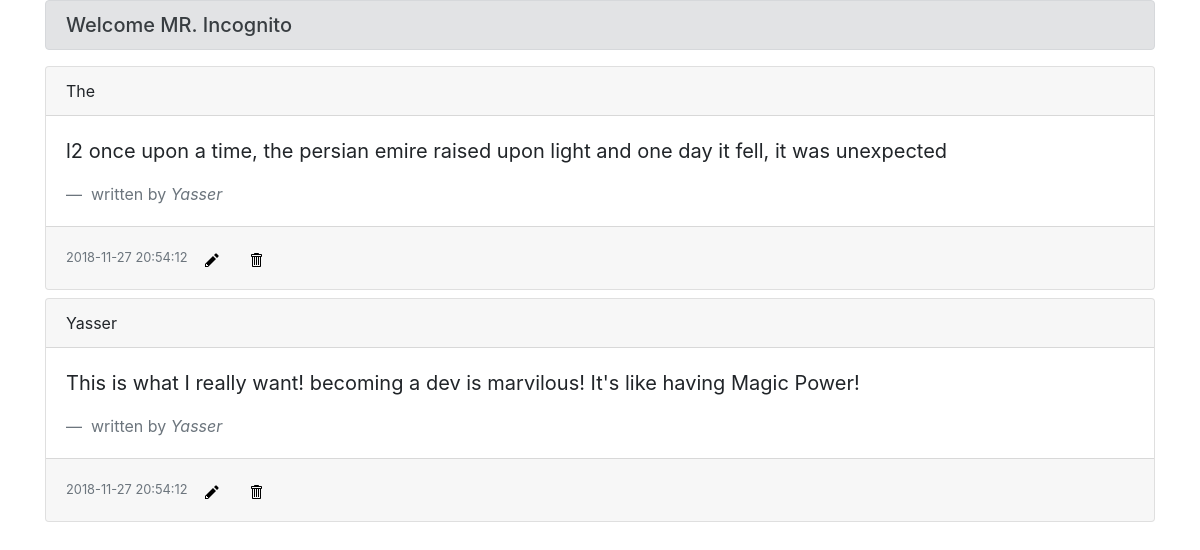
The app's page /blogs, older data.
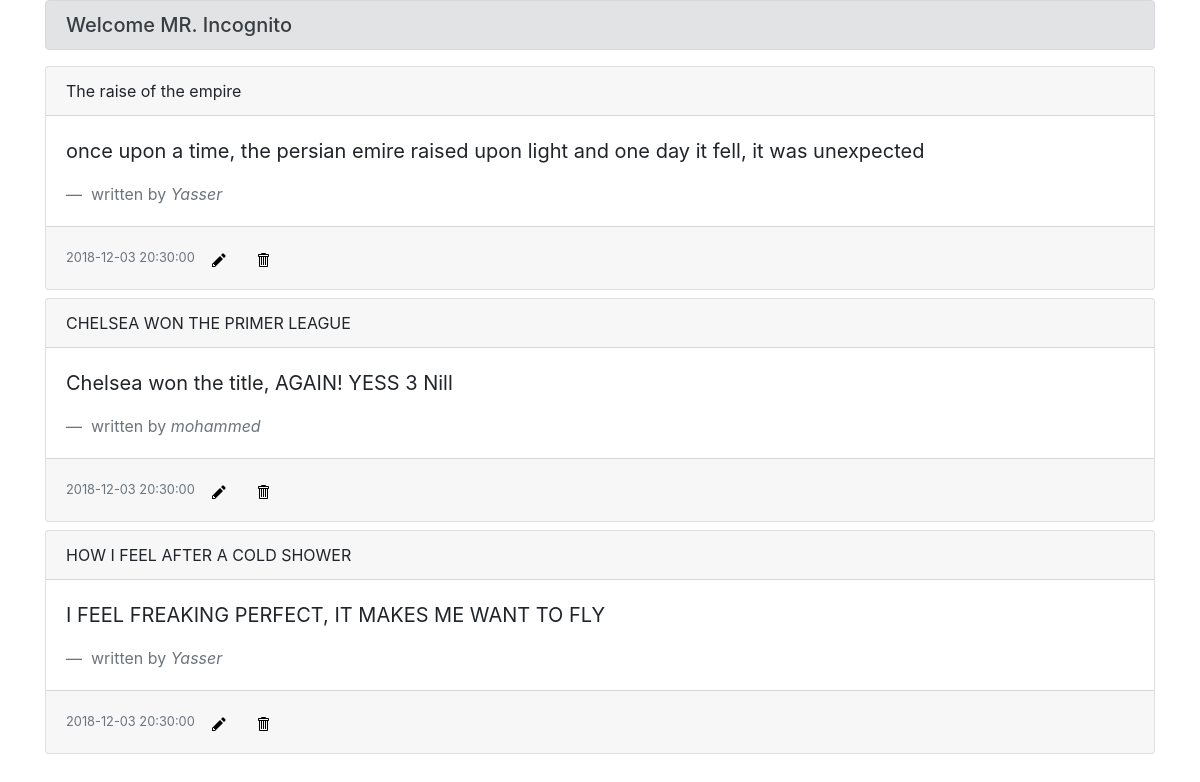
The same page, newer data.
### database_setup.py (models this page shows, shortened)
class Post(Base):
    __tablename__ = 'post'
    id = Column(Integer, primary_key=True)
    uid = Column(Integer, ForeignKey('user.id'))
    title = Column(String(250), nullable=False)
    content = Column(String(5000), nullable=False)
    type = Column(String(30))
    status = Column(String(30))
    time_created = Column(DateTime(timezone=True), server_default=func.now())
    time_updated = Column(DateTime(timezone=True), onupdate=func.now())
    user = relationship(User)

class User(Base):
    __tablename__ = 'user'
    id = Column(Integer, primary_key=True)
    username = Column(String(30), unique=True, nullable=False)
    name = Column(String(250), nullable=False)
    email = Column(String(250), nullable=False)
    password = Column(String(250), nullable=False)
    avatar = Column(String(250))
    bio = Column(String(250))
    phone_number = Column(String(14))
    time_created = Column(DateTime(timezone=True), server_default=func.now())

### application.py (the view)
@app.route('/')
@app.route('/blogs')
def main():
    log('200')
    posts = None
    try:
        posts = session.execute(
            'select * from post,user on post.uid=user.id').fetchall()
    except Exception:
        pass
    username = 'Incognito'
    if 'username' in login_session:
        username = login_session['username']
        email = login_session['email']
        user_id = login_session['id']
    return render_template('index.html', posts=posts, username=username)

### application.py (called while the page is built)
def log(response):
    ip = request.remote_addr
    url = request.url
    response = response
    new_log = Log(ip=ip, url=url, response=response)
    session.add(new_log)
    try:
        session.commit()
    except:
        session.rollback()
        raise

### templates/index.html (shortened to what this page needs)
<!DOCTYPE html>
<html>
  <head>
<link rel="stylesheet" href="https://stackpath.bootstrapcdn.com/bootstrap/4.1.3/css/bootstrap.min.css">
  </head>
  <body>
  <div class="container">
      <h5 class="alert alert-secondary"> Welcome MR. {{username}} </h5>
  {% for post in posts %}
      <div class="card my-2">
  <div class="card-header">
  {{post.title}}
  </div>
  <div class="card-body">
    <blockquote class="blockquote mb-0">
      <p>{{post.content}}</p>
      <footer class="blockquote-footer"> written by <cite title="Source Title">{{post.name}}</cite></footer>
    </blockquote>
  </div>
  <div class="card-footer">
      <small class="text-muted">{{post.time_created}}</small>
  <button class="btn btn-link"><a href="{{url_for('edit_blog', post_id = post.id)}}"><img src={{ url_for('static',filename='pencil.svg') }} alt="icon name"></a></button>
  <button class="btn btn-link"> <a href="{{url_for('delete_blog', post_id = post.id)}}"><img src={{ url_for('static',filename='trashcan.svg') }} alt="icon name">
</a> </button>
    </div>
</div>
{% endfor %}
</div>
  </body>
</html>

Row changes from the older to the newer data that the page shows:
removed Post: title "The", content "l2 once upon a time, the persian emire raised upon light and one day it fell, it was unexpected", name "Yasser", time_created "2018-11-27 20:54:12"
removed Post: title "Yasser", content "This is what I really want! becoming a dev is marvilous! It's like having Magic Power!", name "Yasser", time_created "2018-11-27 20:54:12"
added Post: title "The raise of the empire", content "once upon a time, the persian emire raised upon light and one day it fell, it was unexpected", name "Yasser", time_created "2018-12-03 20:30:00"
added Post: title "CHELSEA WON THE PRIMER LEAGUE", content "Chelsea won the title, AGAIN! YESS 3 Nill", name "mohammed", time_created "2018-12-03 20:30:00"
added Post: title "HOW I FEEL AFTER A COLD SHOWER", content "I FEEL FREAKING PERFECT, IT MAKES ME WANT TO FLY", name "Yasser", time_created "2018-12-03 20:30:00"
